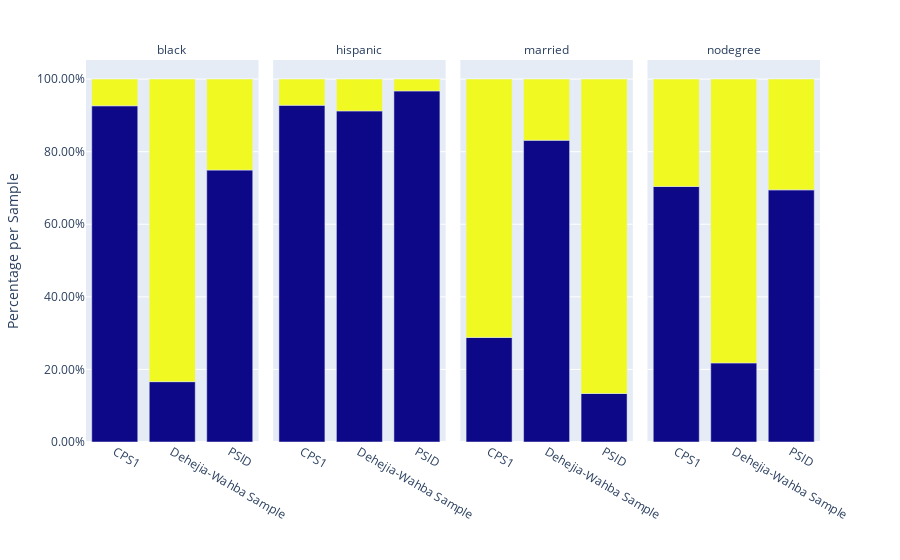

Notebook code cell kept with this figure:
### Markdown cell above
### Observational data (per populational sample)

### Code cell
(
    pd.concat([rct_data,observational_data])
    .pipe(pu.group_share_per_category_looper, population_assign, category_col_list=lalonde_categorical_variables)
    .pipe(
        pu.prop_stacked_chart, population_assign, 'value_share_on_group',
        'category_value', 'category_name'
    )
)

### Figure 1 — Plotly figure (JSON) as saved in the notebook; plotly's stock layout.template omitted (floating-point values rounded to 4 significant figures)
{"data": [{"alignmentgroup": "True", "hovertemplate": "category_name=black<br>data_id=%{x}<br>value_share_on_group=%{y}<br>category_value=%{marker.color}<extra></extra>", "legendgroup": "", "marker": {"color": [0, 1, 0, 1, 0, 1], "coloraxis": "coloraxis"}, "name": "", "offsetgroup": "", "orientation": "v", "showlegend": false, "textposition": "auto", "type": "bar", "x": ["CPS1", "CPS1", "Dehejia-Wahba Sample", "Dehejia-Wahba Sample", "PSID", "PSID"], "xaxis": "x", "y": [0.9265, 0.07354, 0.1663, 0.8337, 0.7494, 0.2506], "yaxis": "y"}, {"alignmentgroup": "True", "hovertemplate": "category_name=hispanic<br>data_id=%{x}<br>value_share_on_group=%{y}<br>category_value=%{marker.color}<extra></extra>", "legendgroup": "", "marker": {"color": [0, 1, 0, 1, 0, 1], "coloraxis": "coloraxis"}, "name": "", "offsetgroup": "", "orientation": "v", "showlegend": false, "textposition": "auto", "type": "bar", "x": ["CPS1", "CPS1", "Dehejia-Wahba Sample", "Dehejia-Wahba Sample", "PSID", "PSID"], "xaxis": "x2", "y": [0.928, 0.07204, 0.9124, 0.08764, 0.9675, 0.03253], "yaxis": "y2"}, {"alignmentgroup": "True", "hovertemplate": "category_name=married<br>data_id=%{x}<br>value_share_on_group=%{y}<br>category_value=%{marker.color}<extra></extra>", "legendgroup": "", "marker": {"color": [0, 1, 0, 1, 0, 1], "coloraxis": "coloraxis"}, "name": "", "offsetgroup": "", "orientation": "v", "showlegend": false, "textposition": "auto", "type": "bar", "x": ["CPS1", "CPS1", "Dehejia-Wahba Sample", "Dehejia-Wahba Sample", "PSID", "PSID"], "xaxis": "x3", "y": [0.2883, 0.7117, 0.8315, 0.1685, 0.1337, 0.8663], "yaxis": "y3"}, {"alignmentgroup": "True", "hovertemplate": "category_name=nodegree<br>data_id=%{x}<br>value_share_on_group=%{y}<br>category_value=%{marker.color}<extra></extra>", "legendgroup": "", "marker": {"color": [0, 1, 0, 1, 0, 1], "coloraxis": "coloraxis"}, "name": "", "offsetgroup": "", "orientation": "v", "showlegend": false, "textposition": "auto", "type": "bar", "x": ["CPS1", "CPS1", "Dehejia-Wahba Sample", "Dehejia-Wahba Sample", "PSID", "PSID"], "xaxis": "x4", "y": [0.7042, 0.2958, 0.218, 0.782, 0.6948, 0.3052], "yaxis": "y4"}], "layout": {"annotations": [{"font": {}, "showarrow": false, "text": "black", "x": 0.1175, "xanchor": "center", "xref": "paper", "y": 1, "yanchor": "bottom", "yref": "paper"}, {"font": {}, "showarrow": false, "text": "hispanic", "x": 0.3725, "xanchor": "center", "xref": "paper", "y": 1, "yanchor": "bottom", "yref": "paper"}, {"font": {}, "showarrow": false, "text": "married", "x": 0.6275, "xanchor": "center", "xref": "paper", "y": 1, "yanchor": "bottom", "yref": "paper"}, {"font": {}, "showarrow": false, "text": "nodegree", "x": 0.8825, "xanchor": "center", "xref": "paper", "y": 1, "yanchor": "bottom", "yref": "paper"}], "barmode": "relative", "coloraxis": {"colorbar": {"title": {"text": "category_value"}}, "colorscale": [[0, "#0d0887"], [0.1111, "#46039f"], [0.2222, "#7201a8"], [0.3333, "#9c179e"], [0.4444, "#bd3786"], [0.5556, "#d8576b"], [0.6667, "#ed7953"], [0.7778, "#fb9f3a"], [0.8889, "#fdca26"], [1, "#f0f921"]], "showscale": false}, "legend": {"tracegroupgap": 0}, "margin": {"t": 60}, "xaxis": {"anchor": "y", "domain": [0, 0.235], "title": {"text": ""}}, "xaxis2": {"anchor": "y2", "domain": [0.255, 0.49], "matches": "x", "title": {"text": ""}}, "xaxis3": {"anchor": "y3", "domain": [0.51, 0.745], "matches": "x", "title": {"text": ""}}, "xaxis4": {"anchor": "y4", "domain": [0.765, 1.0], "matches": "x", "title": {"text": ""}}, "yaxis": {"anchor": "x", "domain": [0, 1], "tickformat": ".2%", "title": {"text": "Percentage per Sample"}}, "yaxis2": {"anchor": "x2", "domain": [0, 1], "matches": "y", "showticklabels": false}, "yaxis3": {"anchor": "x3", "domain": [0, 1], "matches": "y", "showticklabels": false}, "yaxis4": {"anchor": "x4", "domain": [0, 1], "matches": "y", "showticklabels": false}}}
